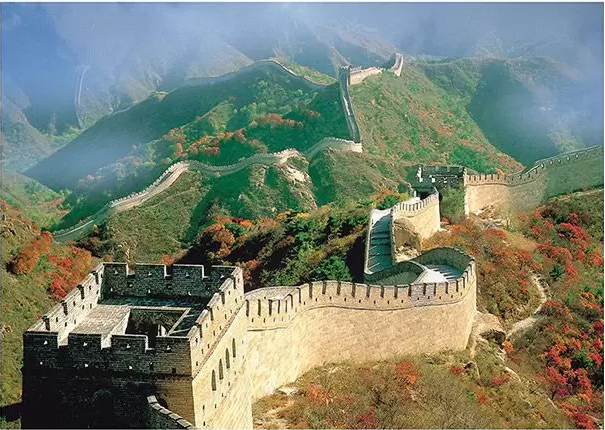
#> input picture media/base.png, 605 x 430 px, found by its file name
$ python comparador3.py
#> lines starting #> are read from the running program, lines starting #| are printed output that depends on the picture; after the words box and inside, x2 and y2 are one past the last pixel; in counts of white or black regions, pixels touching at a corner belong together
import matplotlib.pyplot as plt
import numpy as np
import cv2

image = cv2.imread('base.png')
#> image is the input picture: shape (430, 605, 3); mean B, G, R 111.6, 128.3, 120.4
template = cv2.imread('pecas/a.jpg')
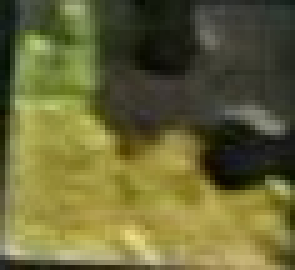
#> input picture media/pecas/a.jpg, 59 x 54 px, found by its file name (shown 5 times larger)
#> template is the input picture: shape (54, 59, 3); mean B, G, R 55.3, 101.9, 104.1

methods = ['cv2.TM_CCOEFF', 'cv2.TM_CCOEFF_NORMED', 'cv2.TM_CCORR', 'cv2.TM_CCORR_NORMED', 'cv2.TM_SQDIFF', 'cv2.TM_SQDIFF_NORMED']

for meth in methods:
    method = eval(meth)
    heat_map = cv2.matchTemplate(image, template, method)

    h, w, _ = template.shape
    y, x = np.unravel_index(np.argmax(heat_map), heat_map.shape)
    cv2.rectangle(image, (x,y), (x+w, y+h), (0,0,255), 5)

    cv2.imwrite(f'comparador3 - {method}.png',image)

    plt.imshow(cv2.cvtColor(image, cv2.COLOR_BGR2RGB))
#> this loop made 6 passes
#> (y, x) on passes 1 to 6: (269, 81), (276, 456), (331, 236), (152, 462), (336, 230), (308, 20)
#> pass 1, `heat_map = cv2.matchTemplate(image, template, method)`:
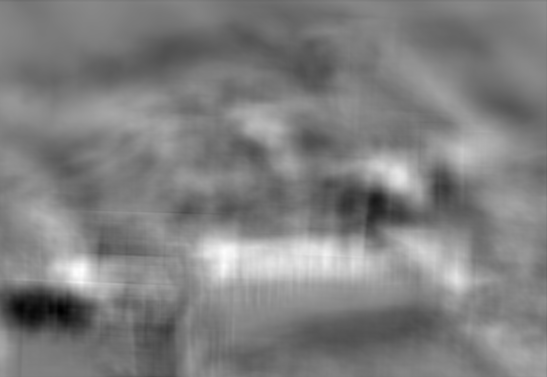
#> heat_map: shape (377, 547) float32; min -19903452, max 18914496, mean -472988.4; drawn with min black and max white
#> pass 2, `heat_map = cv2.matchTemplate(image, template, method)`:
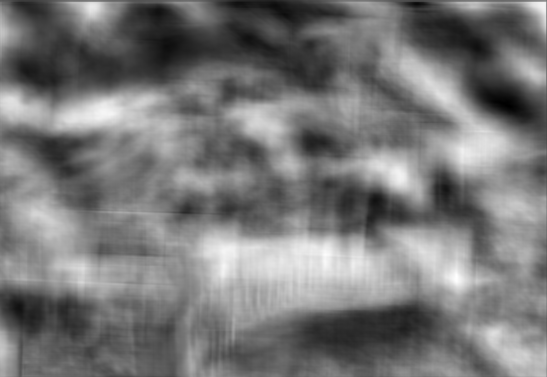
#> heat_map: shape (377, 547) float32; min -0.606, max 0.558, mean -0.0588; drawn with min black and max white
#> pass 2, `cv2.imwrite(f'comparador3 - {method}.png',image)`:
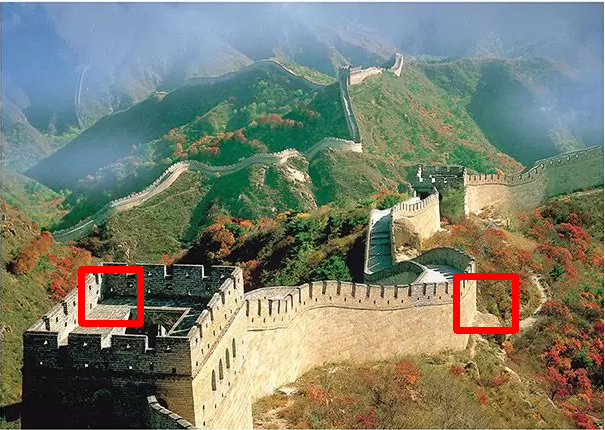
#> saved as comparador3 - 5.png: shape (430, 605, 3); mean B, G, R 110.3, 126.7, 121.7
#> after the loop:
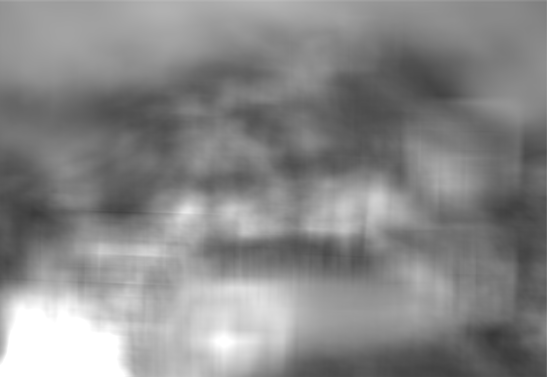
#> heat_map: shape (377, 547) float32; min 0.218, max 1, mean 0.535
#> after the loop:
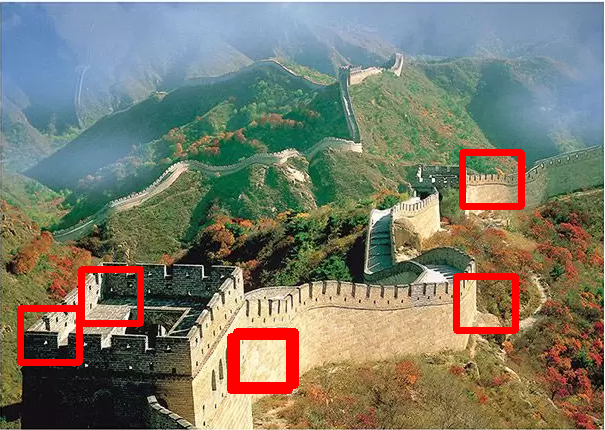
#> image: shape (430, 605, 3); 3.41% of pixels changed, all inside (x1, y1, x2, y2) = (17, 149, 525, 394)
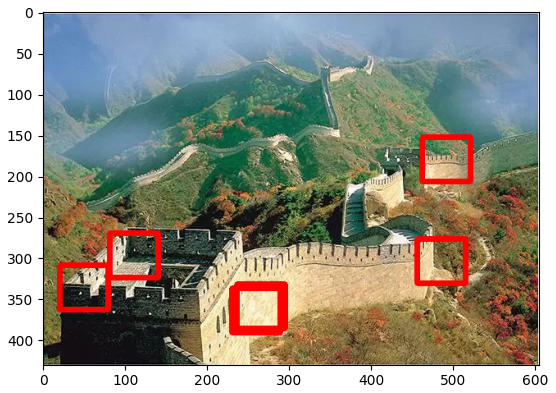
#> figure drawn by matplotlib, 1 panel
